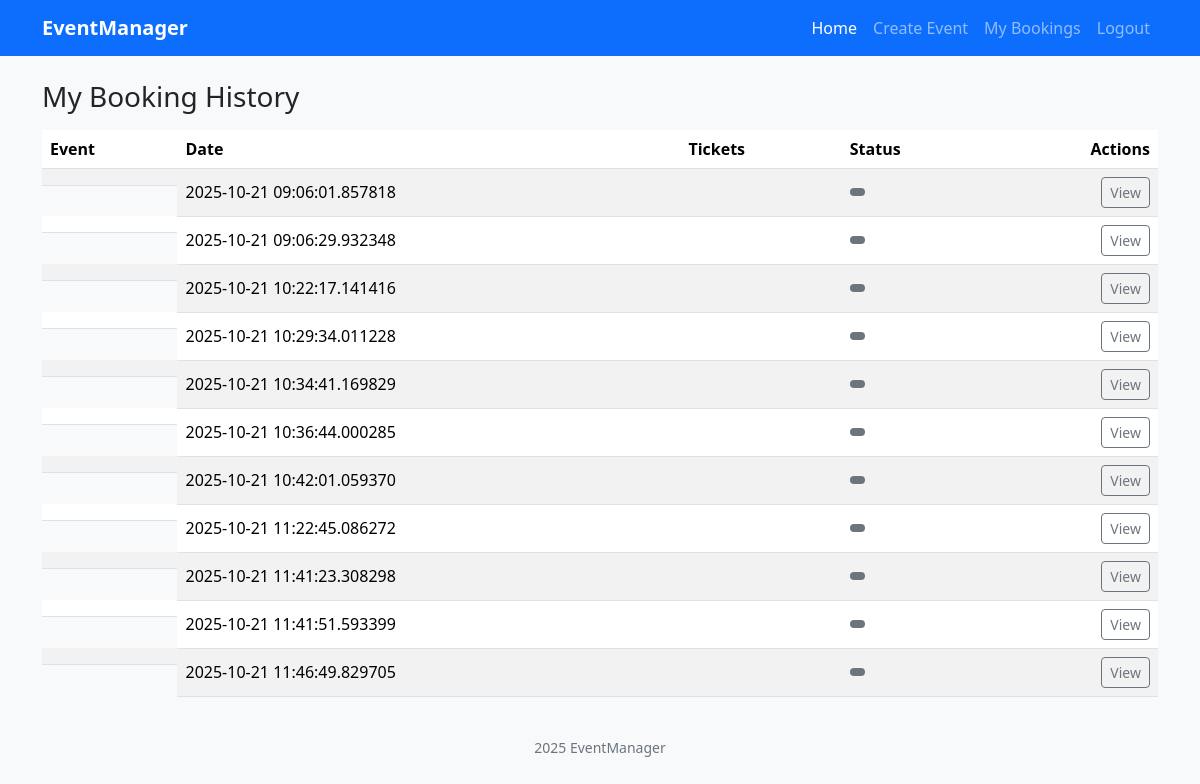
The app's page /history (signed in) with its own data.
### website/models.py (models this page shows)
class Order(db.Model):
    __tablename__ = 'order'
    id = db.Column(db.Integer, primary_key=True)
    price = db.Column(db.Integer) #needs to be adjusted
    quantity = db.Column(db.Integer)
    date = db.Column (db.DateTime, default=lambda: datetime.now(timezone.utc)) #need to be adjusted
    user_id = db.Column(db.Integer, db.ForeignKey('users.id'))
    event_id = db.Column(db.Integer, db.ForeignKey('event.id'))

### website/views.py (the view)
@main_bp.route('/history')
@login_required
def history():
    bookings = Order.query.filter_by(user_id=current_user.id).all()
    return render_template('history.html', bookings=bookings)

### website/templates/history.html (shortened to what this page needs)
{% extends 'base.html' %}
{% block content %}
<div class="container py-4">
  <div class="d-flex align-items-center justify-content-between mb-3">
    <h1 class="h3 m-0">My Booking History</h1>
  </div>
  {% if bookings and bookings|length %}
  <div class="table-responsive">
    <table class="table table-striped align-middle">
      <thead>
        <tr>
          <th scope="col">Event</th>
          <th scope="col">Date</th>
          <th scope="col">Tickets</th>
          <th scope="col">Status</th>
          <th scope="col" class="text-end">Actions</th>
        </tr>
      </thead>
      <tbody>
        {% for b in bookings %}
        <tr>
          <td class="d-flex align-items-center gap-3">
          </td>
          <td>{{ b.date }}</td>
          <td>{{ b.tickets }}</td>
          <td>
            <span class="badge {% if b.status == 'Confirmed' %}bg-success{% elif b.status == 'Cancelled' %}bg-danger{% else %}bg-secondary{% endif %}">
            </span>
          </td>
          <td class="text-end">
            <a href="{{ url_for('main.view_booking', booking_id=b.id) }}" class="btn btn-sm btn-outline-secondary">View</a>
          </td>
        </tr>
        {% endfor %}
      </tbody>
    </table>
  </div>
  {% else %}
  <div class="text-center py-5">
    <img src="{{ url_for('static', filename='img/hero.jpg') }}" alt="" class="img-fluid rounded mb-3" style="max-width:520px">
    <p class="lead mb-3">No bookings yet.</p>
    <a class="btn btn-primary" href="{{ url_for('main.index') }}">Browse events</a>
  </div>
  {% endif %}
</div>
{% endblock %}

### website/templates/base.html (shortened to what this page needs)
<html>
<head>
    <link href="https://cdn.jsdelivr.net/npm/bootstrap@5.3.2/dist/css/bootstrap.min.css" rel="stylesheet">
    <link rel="stylesheet" href="{{ url_for('static', filename='style/style.css')}}">
</head>
<body>
    {% block header %}
<nav class="navbar navbar-expand-lg navbar-dark bg-primary">
  <div class="container">
    <a class="navbar-brand" href="{{ url_for('main.index')}}">EventManager</a>
    <div id="nav" class="collapse navbar-collapse">
      <ul class="navbar-nav ms-auto">
        <li class="nav-item"><a class="nav-link active" href="{{ url_for('main.index')}}">Home</a></li>
        <li class="nav-item"><a class="nav-link" href="{{ url_for('main.create')}}">Create Event</a></li>
        <li class="nav-item"><a class="nav-link" href="{{ url_for('main.history')}}">My Bookings</a></li>
         {% if current_user.is_authenticated %}
         <li class="nav-item"><a class="nav-link" href="{{ url_for('auth.logout')}}">Logout</a></li>
          {% else %}
         <li class="nav-item"><a class="nav-link" href="{{ url_for('auth.login')}}">Login</a></li>
          {% endif %}
      </ul>
    </div>
  </div>
</nav>
        {% endblock %}
    {% block content %}
    {% endblock %}
    <footer class="footer">
             <div class="container text-center small">2025 EventManager</div>
    </footer>
</body>
</html>

### website/static/style/style.css (style rules this page uses)
body { background-color: #f8f9fa; }
.navbar-brand { font-weight: 700; }
footer .small { color: #6c757d; }

### records on screen
Order: date "2025-10-21 09:06:01.857818"
Order: date "2025-10-21 09:06:29.932348"
Order: date "2025-10-21 10:22:17.141416"
Order: date "2025-10-21 10:29:34.011228"
Order: date "2025-10-21 10:34:41.169829"
Order: date "2025-10-21 10:36:44.000285"
Order: date "2025-10-21 10:42:01.059370"
Order: date "2025-10-21 11:22:45.086272"
Order: date "2025-10-21 11:41:23.308298"
Order: date "2025-10-21 11:41:51.593399"
Order: date "2025-10-21 11:46:49.829705"
